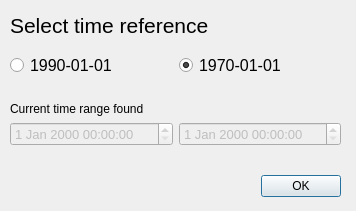
<?xml version="1.0" encoding="UTF-8"?>
<ui version="4.0">
 <class>timeReferenceDialog</class>
 <widget class="QDialog" name="timeReferenceDialog">
  <property name="geometry">
   <rect>
    <x>0</x>
    <y>0</y>
    <width>356</width>
    <height>211</height>
   </rect>
  </property>
  <property name="windowTitle">
   <string>Dialog</string>
  </property>
  <widget class="QDialogButtonBox" name="buttonBox">
   <property name="geometry">
    <rect>
     <x>0</x>
     <y>170</y>
     <width>341</width>
     <height>32</height>
    </rect>
   </property>
   <property name="orientation">
    <enum>Qt::Horizontal</enum>
   </property>
   <property name="standardButtons">
    <set>QDialogButtonBox::Ok</set>
   </property>
  </widget>
  <widget class="QLabel" name="label">
   <property name="geometry">
    <rect>
     <x>10</x>
     <y>10</y>
     <width>208</width>
     <height>30</height>
    </rect>
   </property>
   <property name="font">
    <font>
     <pointsize>16</pointsize>
    </font>
   </property>
   <property name="text">
    <string>Select time reference</string>
   </property>
  </widget>
  <widget class="QLabel" name="label_2">
   <property name="geometry">
    <rect>
     <x>10</x>
     <y>100</y>
     <width>145</width>
     <height>17</height>
    </rect>
   </property>
   <property name="text">
    <string>Current time range found</string>
   </property>
  </widget>
  <widget class="QWidget" name="">
   <property name="geometry">
    <rect>
     <x>10</x>
     <y>50</y>
     <width>331</width>
     <height>31</height>
    </rect>
   </property>
   <layout class="QHBoxLayout" name="horizontalLayout">
    <item>
     <widget class="QRadioButton" name="crocoTimeReferenceRadioButton">
      <property name="font">
       <font>
        <pointsize>12</pointsize>
       </font>
      </property>
      <property name="text">
       <string>1990-01-01</string>
      </property>
     </widget>
    </item>
    <item>
     <widget class="QRadioButton" name="pythonTimeReferenceRadioButton">
      <property name="font">
       <font>
        <pointsize>12</pointsize>
       </font>
      </property>
      <property name="text">
       <string>1970-01-01</string>
      </property>
      <property name="checked">
       <bool>true</bool>
      </property>
     </widget>
    </item>
   </layout>
  </widget>
  <widget class="QWidget" name="">
   <property name="geometry">
    <rect>
     <x>10</x>
     <y>120</y>
     <width>331</width>
     <height>29</height>
    </rect>
   </property>
   <layout class="QHBoxLayout" name="horizontalLayout_2">
    <item>
     <widget class="QDateTimeEdit" name="minDateTimeWidget">
      <property name="enabled">
       <bool>false</bool>
      </property>
      <property name="font">
       <font>
        <pointsize>10</pointsize>
        <weight>50</weight>
        <bold>false</bold>
       </font>
      </property>
     </widget>
    </item>
    <item>
     <widget class="QDateTimeEdit" name="maxDateTimeWidget">
      <property name="enabled">
       <bool>false</bool>
      </property>
      <property name="font">
       <font>
        <pointsize>10</pointsize>
       </font>
      </property>
     </widget>
    </item>
   </layout>
  </widget>
 </widget>
 <resources/>
 <connections>
  <connection>
   <sender>buttonBox</sender>
   <signal>accepted()</signal>
   <receiver>timeReferenceDialog</receiver>
   <slot>accept()</slot>
   <hints>
    <hint type="sourcelabel">
     <x>248</x>
     <y>254</y>
    </hint>
    <hint type="destinationlabel">
     <x>157</x>
     <y>274</y>
    </hint>
   </hints>
  </connection>
  <connection>
   <sender>buttonBox</sender>
   <signal>rejected()</signal>
   <receiver>timeReferenceDialog</receiver>
   <slot>reject()</slot>
   <hints>
    <hint type="sourcelabel">
     <x>316</x>
     <y>260</y>
    </hint>
    <hint type="destinationlabel">
     <x>286</x>
     <y>274</y>
    </hint>
   </hints>
  </connection>
 </connections>
</ui>
